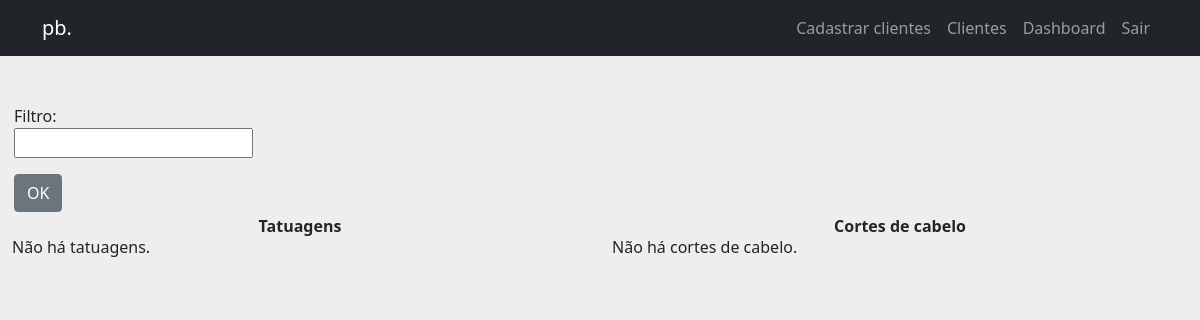
/ (signed in), run on an earlier commit of the app's database.
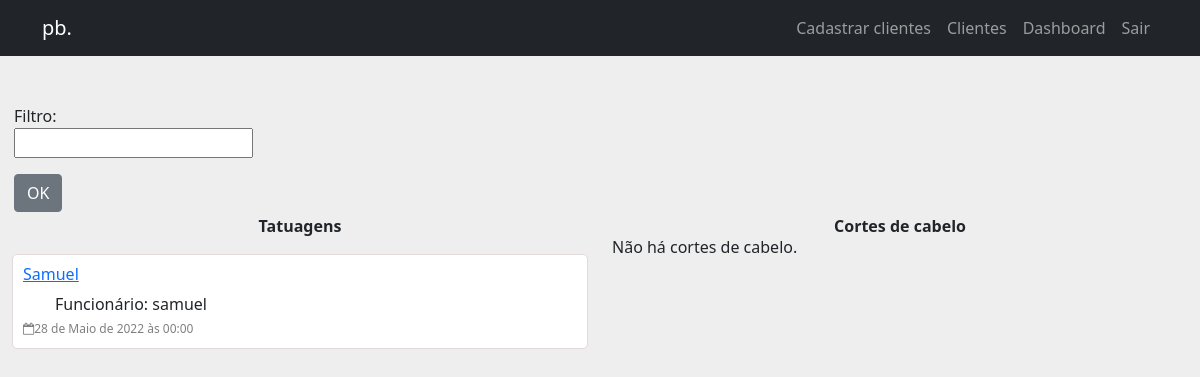
And on a later commit of the database.
### servico/models.py (models this page shows)
class Servico(models.Model):
    choices_services = [('1', 'Tatuagem'), ('2', 'Corte de Cabelo')]
    funcionario = models.ForeignKey(User, on_delete=models.CASCADE, verbose_name='Funcionário')
    cliente = models.ForeignKey(Cliente, on_delete=models.CASCADE)
    lista_servico = models.CharField(max_length=1, choices=choices_services, blank=False, null=False, verbose_name='Lista de serviços')
    valor_servico = models.DecimalField(default='', max_digits=7, decimal_places=2, verbose_name='Valor do serviço')
    data_servico = models.DateTimeField(null=False, verbose_name='Data do serviço')
    marcar_servico = models.BooleanField(default=True)
    modo_pagamento = models.BooleanField(default=False, verbose_name='Cartão de crédito')
    def get_absolute_url(self):
        return reverse('clientes:dados-cliente', kwargs={'pk': self.cliente_id})

### clientes/models.py (models this page shows, shortened)
class Cliente(models.Model):
    nome_cliente = models.CharField(max_length=70, verbose_name='Nome Completo')
    telefone = models.CharField(max_length=15, verbose_name='Telefone')
    email = models.EmailField(unique=True, blank=True, verbose_name='E-mail')
    data_criacao = models.DateTimeField(default=datetime.now, blank=True)
    def __str__(self):
        return self.nome_cliente

### users/models.py (models this page shows)
class User(AbstractUser):
    pass

### pages/views.py (the view)
# urls.py: path('', TaskList.as_view(), name='home'),
class TaskList(ListView):
    template_name = 'home.html'
    def get_queryset(self):
        data_pesquisa = self.request.GET.get('filtro')
        if data_pesquisa:
            data_aux = data_pesquisa.split()
            d = datetime.strptime(data_aux[0], "%d/%m/%Y")
            data_us = d.strftime('%Y-%m-%d')
            print(data_us)
            queryset = {'tatuagens': Servico.objects.filter(
                (Q(data_servico__date=data_us) & Q(lista_servico=1))).order_by('data_servico'),
                        'cortes_cabelo': Servico.objects.filter(
                            (Q(data_servico__date=data_us) & Q(lista_servico=2))).order_by('data_servico')
                        }
            print(queryset)
        else:
            queryset = {
                'tatuagens': Servico.objects.filter((Q(data_servico__date=date.today()) & Q(lista_servico=1))).order_by(
                    'data_servico'),
                'cortes_cabelo': Servico.objects.filter(
                    (Q(data_servico__date=date.today()) & Q(lista_servico=2))).order_by('data_servico')
                }
        return queryset
    def get_context_data(self, **kwargs):
        context = super(TaskList, self).get_context_data(**kwargs)
        context['form'] = FiltroDateForm()
        return context

### pages/forms.py
class FiltroDateForm(forms.Form):
    filtro = forms.DateField(widget=DatePicker(), required=False)

### templates/home.html (shortened to what this page needs)
{% extends 'base.html' %}
{% load static %}
{% block content %}
    <link rel="stylesheet" href="{% static 'css/list_template.css' %}">
{% if user.is_authenticated %}
    <div class="container" style="margin: 2px; width: 10%;">
          <div class="row">
            <div class="col">
              <form method="GET" action=".">
                {{ form.as_p }}
                <button type="submit" class="btn btn-secondary">OK</button>
              </form>
            </div>
          </div>
    </div>
     <div class="container-fluid">
        <div class="row">
            <div class="col-lg-6">
                <div class="d-flex justify-content-between align-items-center activity">
                    <div><span class="activity-done">Tatuagens</span></div>
                </div>
                {% if object_list.tatuagens %}
                    {% for cliente in object_list.tatuagens %}
                    <div class="mt-3">
                        <ul class="list list-inline">
                            <li class="d-flex justify-content-between">
                                <div class="d-flex flex-row align-items-center">
                                    <div class="ml-2">
                                        <h6 class="mb-2"><a href="{{ cliente.get_absolute_url }}">{{ cliente.cliente }}</a></h6>
                                            <ul>Funcionário: {{ cliente.funcionario }}</ul>
                                        <div class="d-flex flex-row mt-1 text-black-50 date-time">
                                            <div><i class="fa fa-calendar-o"></i><span class="ml-2">{{ cliente.data_servico }}</span></div>
                                        </div>
                                    </div>
                                </div>
                            </li>
                        </ul>
                    </div>
                {% endfor %}
                {% else %}
                   <h6> Não há tatuagens.</h6>
                {% endif %}
            </div>
                <div class="col-lg-6">
                    <div class="d-flex justify-content-between align-items-center activity">
                        <div><span class="activity-done">Cortes de cabelo</span></div>
                    </div>
                    {% if object_list.cortes_cabelo %}
                        {% for cliente in object_list.cortes_cabelo %}
                        <div class="mt-3">
                            <ul class="list list-inline">
                                <li class="d-flex justify-content-between">
                                    <div class="d-flex flex-row align-items-center">
                                        <div class="ml-2">
                                            <h6 class="mb-2"><a href="{{ cliente.get_absolute_url }}">{{ cliente.cliente }}</a></h6>
                                                <ul>Funcionário: {{ cliente.funcionario }}</ul>
                                            <div class="d-flex flex-row mt-1 text-black-50 date-time">
                                                <div><i class="fa fa-calendar-o"></i><span class="ml-2">{{ cliente.data_servico }}</span></div>
                                            </div>
                                        </div>
                                    </div>
                                </li>
                            </ul>
                        </div>
                        {% endfor %}
                    {% else %}
                      <h6> Não há cortes de cabelo.</h6>
                    {% endif %}
                </div>
        </div>
        {% else %}
        <p>Você não está logado</p>
        <a href="{% url 'login' %}">Entrar</a>
        {% endif %}
    </div>
{% endblock %}

What changed in the data, as far as the page shows it:
added Servico: cliente "Samuel", funcionario "samuel", data_servico "28 de Maio de 2022 às 00:00"
Also different on the page:
text no longer shown: "Não há tatuagens."
